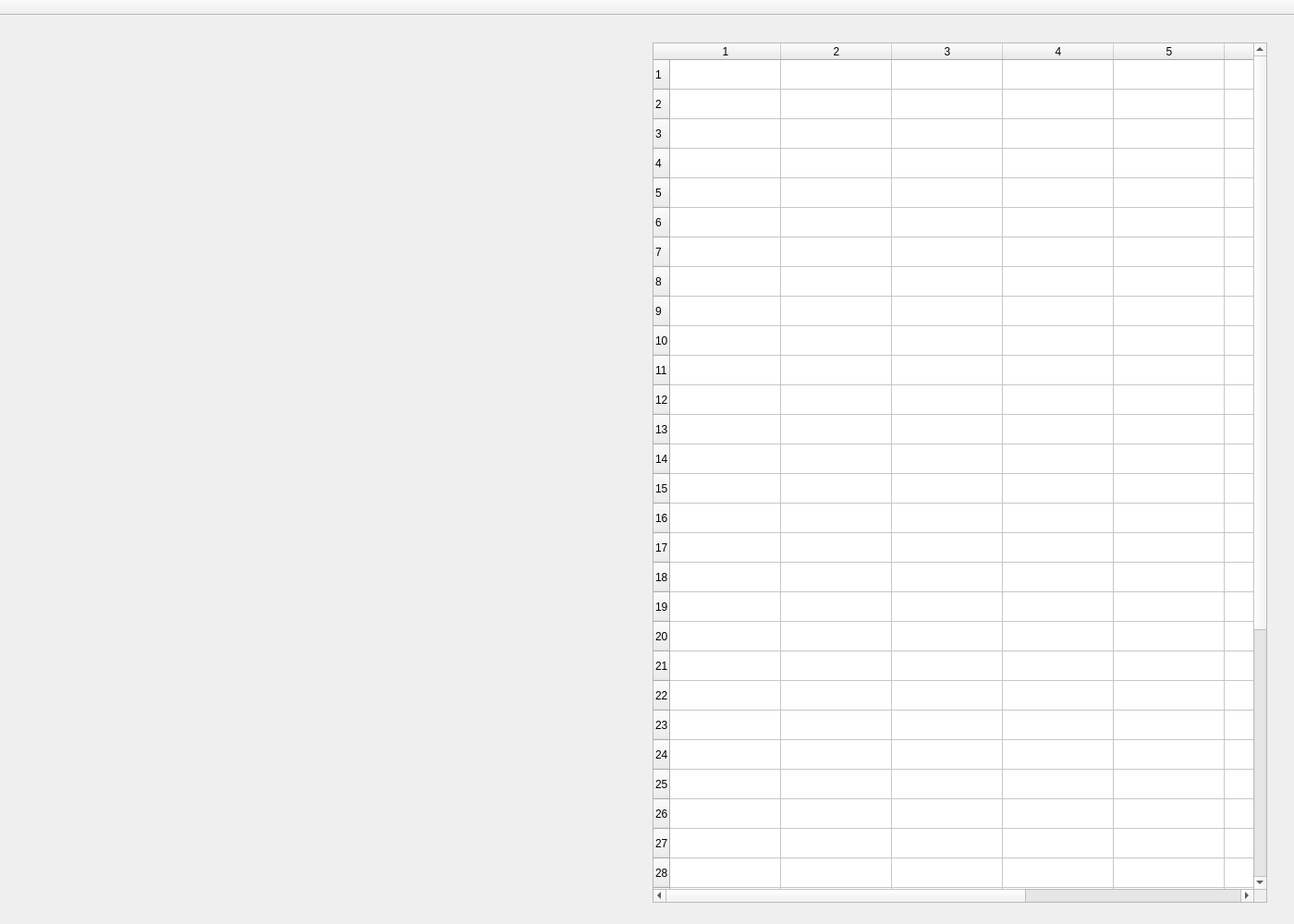
<?xml version="1.0" encoding="UTF-8"?>
<ui version="4.0">
 <class>QCRClass</class>
 <widget class="QMainWindow" name="QCRClass">
  <property name="windowModality">
   <enum>Qt::NonModal</enum>
  </property>
  <property name="geometry">
   <rect>
    <x>0</x>
    <y>0</y>
    <width>1400</width>
    <height>1000</height>
   </rect>
  </property>
  <property name="minimumSize">
   <size>
    <width>1200</width>
    <height>800</height>
   </size>
  </property>
  <property name="contextMenuPolicy">
   <enum>Qt::NoContextMenu</enum>
  </property>
  <property name="windowTitle">
   <string>QCR</string>
  </property>
  <property name="windowIcon">
   <iconset resource="../qcr.qrc">
    <normaloff>:/images/logo.png</normaloff>:/images/logo.png</iconset>
  </property>
  <property name="iconSize">
   <size>
    <width>48</width>
    <height>48</height>
   </size>
  </property>
  <widget class="QWidget" name="central_widget">
   <widget class="QWidget" name="horizontalLayoutWidget">
    <property name="geometry">
     <rect>
      <x>20</x>
      <y>19</y>
      <width>1361</width>
      <height>951</height>
     </rect>
    </property>
    <layout class="QHBoxLayout" name="hbox" stretch="1,1">
     <property name="spacing">
      <number>10</number>
     </property>
     <property name="leftMargin">
      <number>10</number>
     </property>
     <property name="topMargin">
      <number>10</number>
     </property>
     <property name="rightMargin">
      <number>10</number>
     </property>
     <property name="bottomMargin">
      <number>10</number>
     </property>
     <item>
      <widget class="ImageWidget" name="ui_img_widget"/>
     </item>
     <item>
      <widget class="QTableWidget" name="ui_table_widget">
       <property name="frameShape">
        <enum>QFrame::StyledPanel</enum>
       </property>
       <property name="showGrid">
        <bool>true</bool>
       </property>
       <property name="sortingEnabled">
        <bool>false</bool>
       </property>
       <property name="rowCount">
        <number>40</number>
       </property>
       <property name="columnCount">
        <number>8</number>
       </property>
       <attribute name="horizontalHeaderVisible">
        <bool>true</bool>
       </attribute>
       <attribute name="horizontalHeaderCascadingSectionResizes">
        <bool>true</bool>
       </attribute>
       <attribute name="horizontalHeaderMinimumSectionSize">
        <number>60</number>
       </attribute>
       <attribute name="horizontalHeaderDefaultSectionSize">
        <number>120</number>
       </attribute>
       <attribute name="horizontalHeaderStretchLastSection">
        <bool>true</bool>
       </attribute>
       <attribute name="verticalHeaderVisible">
        <bool>true</bool>
       </attribute>
       <attribute name="verticalHeaderMinimumSectionSize">
        <number>20</number>
       </attribute>
       <attribute name="verticalHeaderDefaultSectionSize">
        <number>32</number>
       </attribute>
       <attribute name="verticalHeaderStretchLastSection">
        <bool>false</bool>
       </attribute>
       <row/>
       <row/>
       <row/>
       <row/>
       <row/>
       <row/>
       <row/>
       <row/>
       <row/>
       <row/>
       <row/>
       <row/>
       <row/>
       <row/>
       <row/>
       <row/>
       <row/>
       <row/>
       <row/>
       <row/>
       <row/>
       <row/>
       <row/>
       <row/>
       <row/>
       <row/>
       <row/>
       <row/>
       <row/>
       <row/>
       <row/>
       <row/>
       <row/>
       <row/>
       <row/>
       <row/>
       <row/>
       <row/>
       <row/>
       <row/>
       <column/>
       <column/>
       <column/>
       <column/>
       <column/>
       <column/>
       <column/>
       <column/>
      </widget>
     </item>
    </layout>
   </widget>
  </widget>
  <widget class="QToolBar" name="toolbar">
   <property name="movable">
    <bool>false</bool>
   </property>
   <property name="iconSize">
    <size>
     <width>40</width>
     <height>40</height>
    </size>
   </property>
   <property name="toolButtonStyle">
    <enum>Qt::ToolButtonTextUnderIcon</enum>
   </property>
   <property name="floatable">
    <bool>false</bool>
   </property>
   <attribute name="toolBarArea">
    <enum>TopToolBarArea</enum>
   </attribute>
   <attribute name="toolBarBreak">
    <bool>false</bool>
   </attribute>
  </widget>
 </widget>
 <layoutdefault spacing="6" margin="11"/>
 <customwidgets>
  <customwidget>
   <class>ImageWidget</class>
   <extends>QFrame</extends>
   <header>image_widget.h</header>
   <container>1</container>
  </customwidget>
 </customwidgets>
 <resources>
  <include location="../qcr.qrc"/>
 </resources>
 <connections/>
</ui>
